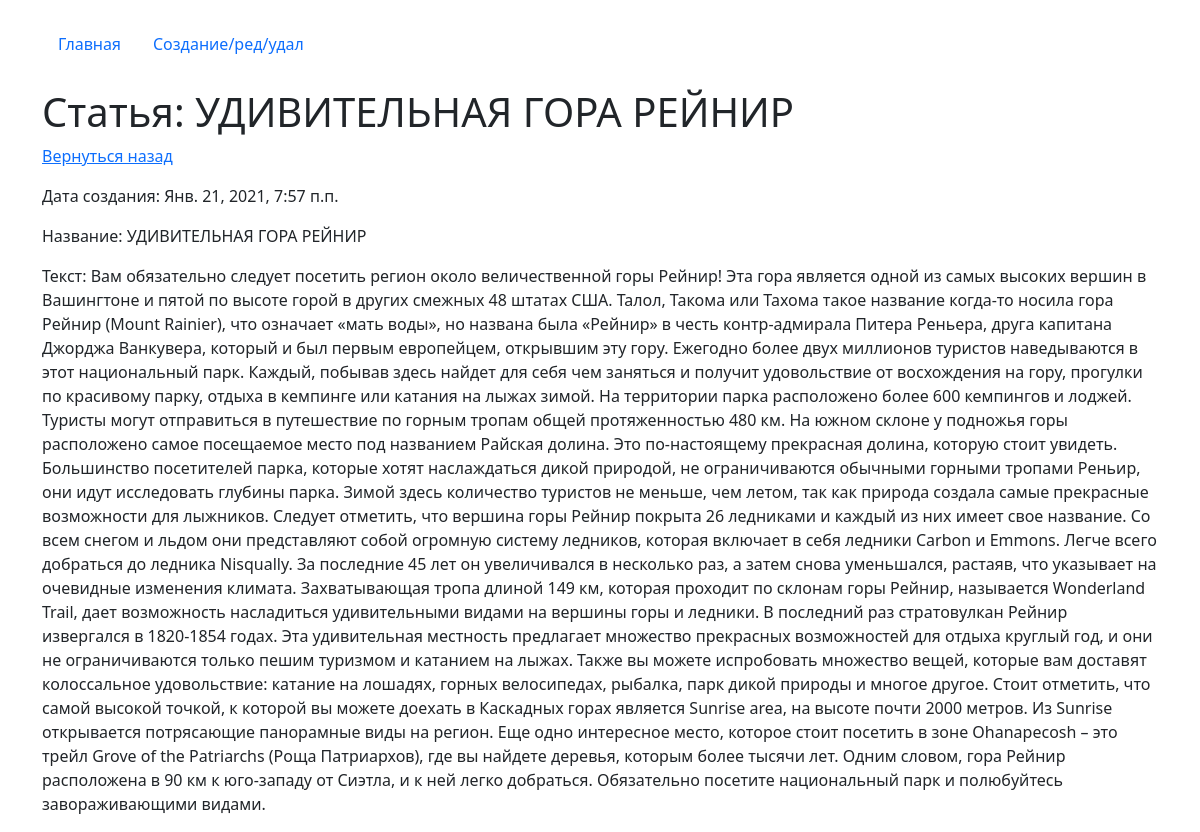
Screenshot of /detail/10 with the database file from the repository.
### core/models.py (models this page shows, shortened)
class Task(models.Model):
    date = models.DateTimeField(auto_now=True)
    title = models.CharField(max_length=200, verbose_name='Название')
    full_text = models.TextField(verbose_name='Текст')
    class Meta:
        verbose_name = 'Статью'
        verbose_name_plural = 'Статьи'

### core/views.py (the view)
# urls.py: path('detail/<int:pk>', views.TaskDetailView.as_view(), name='detail'),
class TaskDetailView(DetailView):
    model = Task
    template_name = 'detail.html'
    context_object_name = 'get_task'

### core/templates/detail.html
{% extends 'index.html' %}
    {%block content %}
        <h1 class="mt-4">Статья: {{get_task.title}}</h1>
        <p><a href="/">Вернуться назад</a></p>
        <p>Дата создания: {{get_task.date}}</p>
        <p>Название: {{get_task.title}}</p>
        <p>Текст: {{get_task.full_text}}</p>
    {% endblock %}

### rows the page displays
Task: title "УДИВИТЕЛЬНАЯ ГОРА РЕЙНИР", date "Янв. 21, 2021, 7:57 п.п.", full_text "Вам обязательно следует посетить регион около величественной горы Рейнир! Эта гора является одной из самых высоких вершин в Вашингтоне и пятой по высоте горой в других смежных 48 штатах США. Талол, Такома или Тахома такое название когда-то носила гора Рейнир (Mount Rainier), что означает «мать воды», но названа была «Рейнир» в честь контр-адмирала Питера Реньера, друга капитана Джорджа Ванкувера, который и был первым европейцем, открывшим эту гору. Ежегодно более двух миллионов туристов наведываются в этот национальный парк. Каждый, побывав здесь найдет для себя чем заняться и получит удовольствие от восхождения на гору, прогулки по красивому парку, отдыха в кемпинге или катания на лыжах…"
